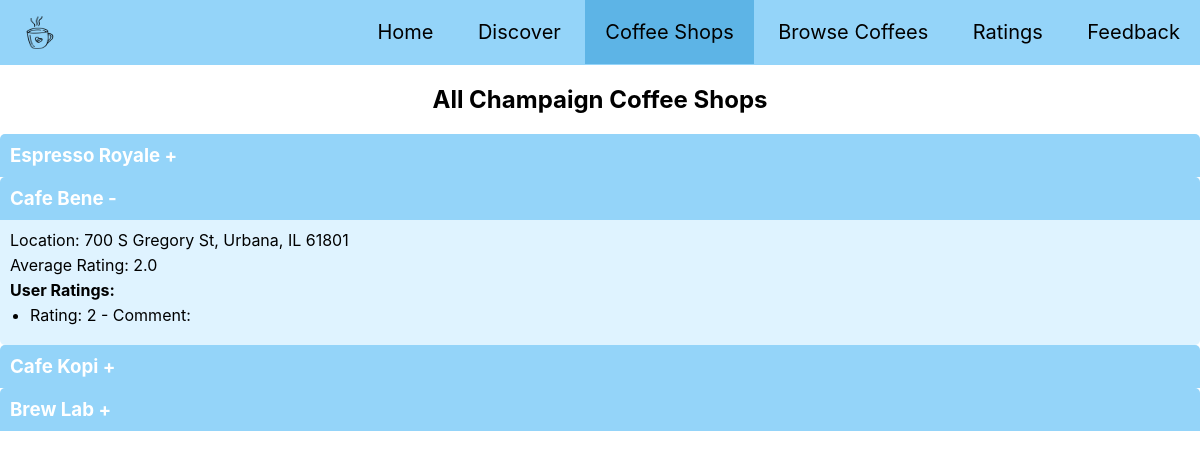
The page /coffee_shops?shop_id=2 on the database its author committed.
### db.py (models this page shows, shortened)
class CoffeeShop(Base):
    __tablename__ = 'coffee_shop'
    id = Column(Integer, primary_key=True)
    name = Column(String)
    location = Column(String)
    ratings = Column(Float, default=0.0)
    ratings_count = Column(Integer, default=0)
    proximity = Column(Float, default=1.0)

class UserFeedback(Base):
    __tablename__ = 'user_feedback'
    id = Column(Integer, primary_key=True)
    coffee_shop_id = Column(Integer, ForeignKey('coffee_shop.id'))
    rating = Column(Integer)
    feedback = Column(String)
    coffee_shop = relationship(CoffeeShop, backref='feedbacks')

### app.py (the view)
@app.route('/coffee_shops')
def coffee_shops():
    coffee_shop_details = []
    api_key = config.GOOGLE_MAPS_API_KEY
    for shop in session.query(CoffeeShop).all():
        feedbacks = session.query(UserFeedback).filter(
            UserFeedback.coffee_shop_id == shop.id).all()
        coffee_shop_details.append({
            'shop': shop,
            'feedbacks': feedbacks
        })
    shop_id = request.args.get('shop_id')
    return render_template('coffee_shops.html', coffee_shop_details=coffee_shop_details, shop_id=shop_id)

### templates/coffee_shops.html (shortened to what this page needs)
<!DOCTYPE html>
<html>
<head>
	<link rel="stylesheet" type="text/css" href="{{ url_for('static', filename='style.css') }}?v={{ app_version }}">
</head>
<body>
		<div class="topnav">
			<img src="static/logo.png?v=1.0" alt="Coffee logo" style="float:left; width: 80px; height:65px;">
			<a href="{{url_for('home')}}">Home</a>
			<a href="{{url_for('discover')}}">Discover</a>
			<a class="active" href="{{ url_for('coffee_shops') }}">Coffee Shops</a>
			<a href="{{url_for('browse_coffees')}}">Browse Coffees</a>
			<a href="{{url_for('ratings')}}">Ratings</a>
			<a href="{{ url_for('feedback') }}">Feedback</a>
		</div>
		<center><h2>All Champaign Coffee Shops</h2></center>
		<div class="coffee-shops">
			{% for detail in coffee_shop_details %}
			<div class="coffee-shop">
					<h3 onclick="toggleDetails('{{ detail.shop.id }}')">{{ detail.shop.name }} <span class="expand-icon" id="icon-{{ detail.shop.id }}">+</span></h3>
					<div class="coffee-shop-details" id="details-{{ detail.shop.id }}" style="display: none;" expand="{{ 'true' if detail.shop.id == shop_id|int else 'false' }}">
						<p>Location: {{ detail.shop.location }}</p>
						<p>Average Rating: {{ detail.shop.ratings or 'N/A' }}</p>
						<h4>User Ratings:</h4>
						{% if detail.feedbacks %}
						<ul>
							{% for feedback in detail.feedbacks %}
							<li>Rating: {{ feedback.rating }} - Comment: {{ feedback.feedback }}</li>
							{% endfor %}
						</ul>
						{% else %}
						<p class="no-feedback">No feedback yet.</p>
						{% endif %}
					</div>
			</div>
			{% endfor %}
    	</div>
</body>
</html>

### static/style.css (style rules this page uses)
body { margin: 0; font-family: 'Inter', sans-serif; }
.topnav { background-color: #94D4F9; overflow: hidden; text-align: right; }
.topnav a { float: none; display: inline-block; color: black; text-align: center; padding: 20px 20px; text-decoration: none; font-size: 20px; }
.active { background-color: #5db4e6; color: white; }
.coffee-shop h3 { background-color: #94D4F9; padding: 10px; color: white; border-radius: 5px 5px 0 0; margin-top: 0; margin-bottom: 0; }
.coffee-shop-details { background-color: #dff3ff; padding: 10px; border-radius: 0 0 5px 5px; }
.coffee-shop-details p, .coffee-shop-details h4, .coffee-shop-details ul { margin: 0; padding: 0; padding-bottom: 5px; }
.coffee-shop-details ul { padding-left: 20px; }
.coffee-shop-details li { padding-bottom: 5px; }
.expand-icon { cursor: pointer; }

### rows shown on the page
CoffeeShop: shop.name "Espresso Royale"
CoffeeShop: shop.name "Cafe Bene", shop.location "700 S Gregory St, Urbana, IL 61801", shop "2.0"
UserFeedback: rating "2"
CoffeeShop: shop.name "Cafe Kopi"
CoffeeShop: shop.name "Brew Lab"
